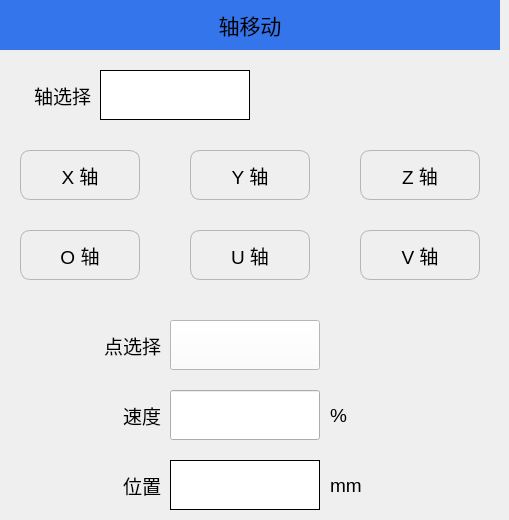
   <widget class="QWidget" name="page_3">
    <widget class="QLabel" name="label_3">
     <property name="geometry">
      <rect>
       <x>0</x>
       <y>0</y>
       <width>500</width>
       <height>50</height>
      </rect>
     </property>
     <property name="minimumSize">
      <size>
       <width>500</width>
       <height>50</height>
      </size>
     </property>
     <property name="maximumSize">
      <size>
       <width>500</width>
       <height>50</height>
      </size>
     </property>
     <property name="font">
      <font>
       <pointsize>16</pointsize>
      </font>
     </property>
     <property name="styleSheet">
      <string notr="true">QLabel{background-color:#3475EB;}</string>
     </property>
     <property name="text">
      <string>轴移动</string>
     </property>
     <property name="alignment">
      <set>Qt::AlignCenter</set>
     </property>
    </widget>
    <widget class="QLabel" name="label_23">
     <property name="geometry">
      <rect>
       <x>50</x>
       <y>320</y>
       <width>111</width>
       <height>51</height>
      </rect>
     </property>
     <property name="font">
      <font>
       <pointsize>14</pointsize>
      </font>
     </property>
     <property name="text">
      <string>点选择</string>
     </property>
     <property name="alignment">
      <set>Qt::AlignRight|Qt::AlignTrailing|Qt::AlignVCenter</set>
     </property>
    </widget>
    <widget class="QLabel" name="label_24">
     <property name="geometry">
      <rect>
       <x>70</x>
       <y>460</y>
       <width>91</width>
       <height>51</height>
      </rect>
     </property>
     <property name="font">
      <font>
       <pointsize>14</pointsize>
      </font>
     </property>
     <property name="text">
      <string>位置</string>
     </property>
     <property name="alignment">
      <set>Qt::AlignRight|Qt::AlignTrailing|Qt::AlignVCenter</set>
     </property>
    </widget>
    <widget class="QLineEdit" name="Edit_axisMoveSpeed">
     <property name="geometry">
      <rect>
       <x>170</x>
       <y>390</y>
       <width>150</width>
       <height>50</height>
      </rect>
     </property>
     <property name="minimumSize">
      <size>
       <width>150</width>
       <height>50</height>
      </size>
     </property>
     <property name="maximumSize">
      <size>
       <width>150</width>
       <height>50</height>
      </size>
     </property>
     <property name="font">
      <font>
       <pointsize>14</pointsize>
      </font>
     </property>
    </widget>
    <widget class="QLabel" name="label_25">
     <property name="geometry">
      <rect>
       <x>80</x>
       <y>390</y>
       <width>81</width>
       <height>51</height>
      </rect>
     </property>
     <property name="font">
      <font>
       <pointsize>14</pointsize>
      </font>
     </property>
     <property name="text">
      <string>速度</string>
     </property>
     <property name="alignment">
      <set>Qt::AlignRight|Qt::AlignTrailing|Qt::AlignVCenter</set>
     </property>
    </widget>
    <widget class="QLabel" name="label_26">
     <property name="geometry">
      <rect>
       <x>0</x>
       <y>70</y>
       <width>91</width>
       <height>51</height>
      </rect>
     </property>
     <property name="font">
      <font>
       <pointsize>14</pointsize>
      </font>
     </property>
     <property name="text">
      <string>轴选择</string>
     </property>
     <property name="alignment">
      <set>Qt::AlignRight|Qt::AlignTrailing|Qt::AlignVCenter</set>
     </property>
    </widget>
    <widget class="QLabel" name="label_27">
     <property name="geometry">
      <rect>
       <x>330</x>
       <y>390</y>
       <width>51</width>
       <height>51</height>
      </rect>
     </property>
     <property name="font">
      <font>
       <pointsize>14</pointsize>
      </font>
     </property>
     <property name="text">
      <string>%</string>
     </property>
    </widget>
    <widget class="QLabel" name="label_28">
     <property name="geometry">
      <rect>
       <x>330</x>
       <y>460</y>
       <width>51</width>
       <height>51</height>
      </rect>
     </property>
     <property name="font">
      <font>
       <pointsize>14</pointsize>
      </font>
     </property>
     <property name="text">
      <string>mm</string>
     </property>
    </widget>
    <widget class="QPushButton" name="Btn_axisMoveX">
     <property name="geometry">
      <rect>
       <x>20</x>
       <y>150</y>
       <width>120</width>
       <height>50</height>
      </rect>
     </property>
     <property name="minimumSize">
      <size>
       <width>120</width>
       <height>50</height>
      </size>
     </property>
     <property name="maximumSize">
      <size>
       <width>120</width>
       <height>50</height>
      </size>
     </property>
     <property name="font">
      <font>
       <pointsize>14</pointsize>
      </font>
     </property>
     <property name="styleSheet">
      <string notr="true">QPushButton
{
    border-style:solid; /*边框风格*/
    border-width:1px;/*边框宽度*/
    border-color:#B4B6BC; /*边框颜色*/
    border-radius:10px; /*边框倒角*/
}
QPushButton:pressed
{
    border-style:outset; /*边框风格*/
    background-color:qlineargradient(x1: 0, y1: 0, x2: 0, y2: 1, stop:0 #00befa, stop: 1 #0160ea);/*背景色*/
    border-width:1px;/*边框宽度*/
    border-color:#0055ff; /*边框颜色*/
    border-radius:10px; /*边框倒角*/
}</string>
     </property>
     <property name="text">
      <string>X 轴</string>
     </property>
     <property name="iconSize">
      <size>
       <width>50</width>
       <height>50</height>
      </size>
     </property>
    </widget>
    <widget class="QPushButton" name="Btn_axisMoveY">
     <property name="geometry">
      <rect>
       <x>190</x>
       <y>150</y>
       <width>120</width>
       <height>50</height>
      </rect>
     </property>
     <property name="minimumSize">
      <size>
       <width>120</width>
       <height>50</height>
      </size>
     </property>
     <property name="maximumSize">
      <size>
       <width>120</width>
       <height>50</height>
      </size>
     </property>
     <property name="font">
      <font>
       <pointsize>14</pointsize>
      </font>
     </property>
     <property name="styleSheet">
      <string notr="true">QPushButton
{
    border-style:solid; /*边框风格*/
    border-width:1px;/*边框宽度*/
    border-color:#B4B6BC; /*边框颜色*/
    border-radius:10px; /*边框倒角*/
}
QPushButton:pressed
{
    border-style:outset; /*边框风格*/
    background-color:qlineargradient(x1: 0, y1: 0, x2: 0, y2: 1, stop:0 #00befa, stop: 1 #0160ea);/*背景色*/
    border-width:1px;/*边框宽度*/
    border-color:#0055ff; /*边框颜色*/
    border-radius:10px; /*边框倒角*/
}</string>
     </property>
     <property name="text">
      <string>Y 轴</string>
     </property>
     <property name="iconSize">
      <size>
       <width>50</width>
       <height>50</height>
      </size>
     </property>
    </widget>
    <widget class="QPushButton" name="Btn_axisMoveZ">
     <property name="geometry">
      <rect>
       <x>360</x>
       <y>150</y>
       <width>120</width>
       <height>50</height>
      </rect>
     </property>
     <property name="minimumSize">
      <size>
       <width>120</width>
       <height>50</height>
      </size>
     </property>
     <property name="maximumSize">
      <size>
       <width>120</width>
       <height>50</height>
      </size>
     </property>
     <property name="font">
      <font>
       <pointsize>14</pointsize>
      </font>
     </property>
     <property name="styleSheet">
      <string notr="true">QPushButton
{
    border-style:solid; /*边框风格*/
    border-width:1px;/*边框宽度*/
    border-color:#B4B6BC; /*边框颜色*/
    border-radius:10px; /*边框倒角*/
}
QPushButton:pressed
{
    border-style:outset; /*边框风格*/
    background-color:qlineargradient(x1: 0, y1: 0, x2: 0, y2: 1, stop:0 #00befa, stop: 1 #0160ea);/*背景色*/
    border-width:1px;/*边框宽度*/
    border-color:#0055ff; /*边框颜色*/
    border-radius:10px; /*边框倒角*/
}</string>
     </property>
     <property name="text">
      <string>Z 轴</string>
     </property>
     <property name="iconSize">
      <size>
       <width>50</width>
       <height>50</height>
      </size>
     </property>
    </widget>
    <widget class="QPushButton" name="Btn_axisMoveO">
     <property name="geometry">
      <rect>
       <x>20</x>
       <y>230</y>
       <width>120</width>
       <height>50</height>
      </rect>
     </property>
     <property name="minimumSize">
      <size>
       <width>120</width>
       <height>50</height>
      </size>
     </property>
     <property name="maximumSize">
      <size>
       <width>120</width>
       <height>50</height>
      </size>
     </property>
     <property name="font">
      <font>
       <pointsize>14</pointsize>
      </font>
     </property>
     <property name="styleSheet">
      <string notr="true">QPushButton
{
    border-style:solid; /*边框风格*/
    border-width:1px;/*边框宽度*/
    border-color:#B4B6BC; /*边框颜色*/
    border-radius:10px; /*边框倒角*/
}
QPushButton:pressed
{
    border-style:outset; /*边框风格*/
    background-color:qlineargradient(x1: 0, y1: 0, x2: 0, y2: 1, stop:0 #00befa, stop: 1 #0160ea);/*背景色*/
    border-width:1px;/*边框宽度*/
    border-color:#0055ff; /*边框颜色*/
    border-radius:10px; /*边框倒角*/
}</string>
     </property>
     <property name="text">
      <string>O 轴</string>
     </property>
     <property name="iconSize">
      <size>
       <width>50</width>
       <height>50</height>
      </size>
     </property>
    </widget>
    <widget class="QPushButton" name="Btn_axisMoveU">
     <property name="geometry">
      <rect>
       <x>190</x>
       <y>230</y>
       <width>120</width>
       <height>50</height>
      </rect>
     </property>
     <property name="minimumSize">
      <size>
       <width>120</width>
       <height>50</height>
      </size>
     </property>
     <property name="maximumSize">
      <size>
       <width>120</width>
       <height>50</height>
      </size>
     </property>
     <property name="font">
      <font>
       <pointsize>14</pointsize>
      </font>
     </property>
     <property name="styleSheet">
      <string notr="true">QPushButton
{
    border-style:solid; /*边框风格*/
    border-width:1px;/*边框宽度*/
    border-color:#B4B6BC; /*边框颜色*/
    border-radius:10px; /*边框倒角*/
}
QPushButton:pressed
{
    border-style:outset; /*边框风格*/
    background-color:qlineargradient(x1: 0, y1: 0, x2: 0, y2: 1, stop:0 #00befa, stop: 1 #0160ea);/*背景色*/
    border-width:1px;/*边框宽度*/
    border-color:#0055ff; /*边框颜色*/
    border-radius:10px; /*边框倒角*/
}</string>
     </property>
     <property name="text">
      <string>U 轴</string>
     </property>
     <property name="iconSize">
      <size>
       <width>50</width>
       <height>50</height>
      </size>
     </property>
    </widget>
    <widget class="QPushButton" name="Btn_axisMoveV">
     <property name="geometry">
      <rect>
       <x>360</x>
       <y>230</y>
       <width>120</width>
       <height>50</height>
      </rect>
     </property>
     <property name="minimumSize">
      <size>
       <width>120</width>
       <height>50</height>
      </size>
     </property>
     <property name="maximumSize">
      <size>
       <width>120</width>
       <height>50</height>
      </size>
     </property>
     <property name="font">
      <font>
       <pointsize>14</pointsize>
      </font>
     </property>
     <property name="styleSheet">
      <string notr="true">QPushButton
{
    border-style:solid; /*边框风格*/
    border-width:1px;/*边框宽度*/
    border-color:#B4B6BC; /*边框颜色*/
    border-radius:10px; /*边框倒角*/
}
QPushButton:pressed
{
    border-style:outset; /*边框风格*/
    background-color:qlineargradient(x1: 0, y1: 0, x2: 0, y2: 1, stop:0 #00befa, stop: 1 #0160ea);/*背景色*/
    border-width:1px;/*边框宽度*/
    border-color:#0055ff; /*边框颜色*/
    border-radius:10px; /*边框倒角*/
}</string>
     </property>
     <property name="text">
      <string>V 轴</string>
     </property>
     <property name="iconSize">
      <size>
       <width>50</width>
       <height>50</height>
      </size>
     </property>
    </widget>
    <widget class="QPushButton" name="Btn_axisMovePonitSel">
     <property name="geometry">
      <rect>
       <x>170</x>
       <y>320</y>
       <width>150</width>
       <height>50</height>
      </rect>
     </property>
     <property name="minimumSize">
      <size>
       <width>150</width>
       <height>50</height>
      </size>
     </property>
     <property name="maximumSize">
      <size>
       <width>150</width>
       <height>50</height>
      </size>
     </property>
     <property name="font">
      <font>
       <pointsize>14</pointsize>
      </font>
     </property>
     <property name="styleSheet">
      <string notr="true">background-color:white;</string>
     </property>
     <property name="text">
      <string/>
     </property>
    </widget>
    <widget class="QLabel" name="label_axisMoveSel">
     <property name="geometry">
      <rect>
       <x>100</x>
       <y>70</y>
       <width>150</width>
       <height>50</height>
      </rect>
     </property>
     <property name="minimumSize">
      <size>
       <width>150</width>
       <height>50</height>
      </size>
     </property>
     <property name="maximumSize">
      <size>
       <width>150</width>
       <height>50</height>
      </size>
     </property>
     <property name="font">
      <font>
       <pointsize>12</pointsize>
      </font>
     </property>
     <property name="styleSheet">
      <string notr="true">background-color:white;
border-style:solid; /*边框风格*/
border-width:1px;/*边框宽度*/
border-color:black; /*边框颜色*/
</string>
     </property>
     <property name="text">
      <string/>
     </property>
     <property name="alignment">
      <set>Qt::AlignCenter</set>
     </property>
    </widget>
    <widget class="QLabel" name="label_axisMovePos">
     <property name="geometry">
      <rect>
       <x>170</x>
       <y>460</y>
       <width>150</width>
       <height>50</height>
      </rect>
     </property>
     <property name="minimumSize">
      <size>
       <width>150</width>
       <height>50</height>
      </size>
     </property>
     <property name="maximumSize">
      <size>
       <width>150</width>
       <height>50</height>
      </size>
     </property>
     <property name="font">
      <font>
       <pointsize>12</pointsize>
      </font>
     </property>
     <property name="styleSheet">
      <string notr="true">background-color:white;
border-style:solid; /*边框风格*/
border-width:1px;/*边框宽度*/
border-color:black; /*边框颜色*/
</string>
     </property>
     <property name="text">
      <string/>
     </property>
     <property name="alignment">
      <set>Qt::AlignCenter</set>
     </property>
    </widget>
   </widget>
